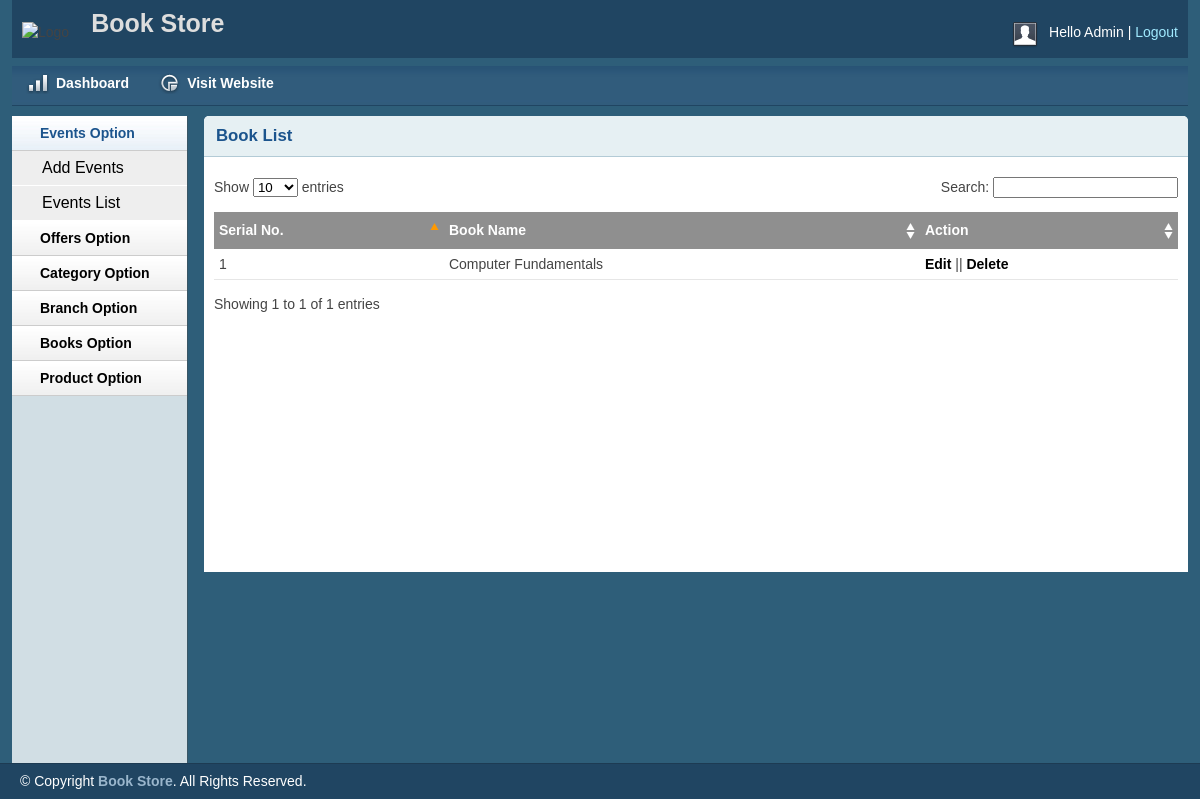
Before: /admin/booklist.php (signed in) with the older database file.
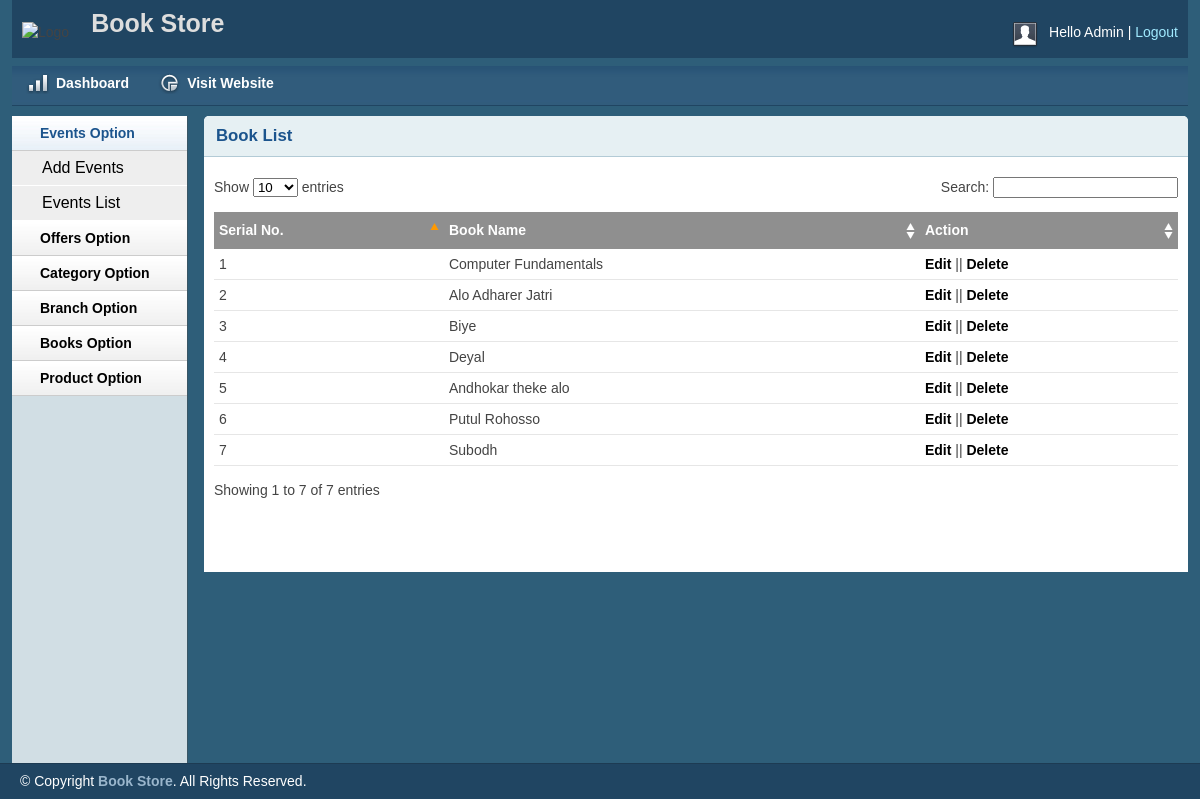
After: the same page with the newer database file.
### tables this page shows
CREATE TABLE IF NOT EXISTS `tbl_books` (
  `bookId` int(11) NOT NULL AUTO_INCREMENT,
  `bookName` varchar(200) NOT NULL,
  `authorName` varchar(500) NOT NULL,
  PRIMARY KEY (`bookId`)
);

### lib/Database.php (called while the page is built, shortened)
<?php
class Database{
	public $host   = DB_HOST;
	public $user   = DB_USER;
	public $pass   = DB_PASS;
	public $dbname = DB_NAME;
	public $link;
	private function connecDB()
	{
		$this->link = new mysqli($this->host, $this->user, $this->pass, $this->dbname);
	}
	public function select($query)
	{
		$result = $this->link->query($query) or die ($this->link->error.__LINE__);
		if($result->num_rows > 0){
			return $result;
		}
		else{
			return false;
		}
	}
}
?>

### admin/booklist.php (the view, shortened to what this page needs)
<?php include 'inc/header.php';?>
<?php include 'inc/sidebar.php';?>
        <div class="grid_10">
            <div class="box round first grid">
                <h2>Book List</h2>
                <div class="block">
                    <table class="data display datatable" id="example">
					<thead>
						<tr>
							<th>Serial No.</th>
							<th>Book Name</th>
							<th>Action</th>
						</tr>
					</thead>
					<tbody>
						<?php
							$query="select * from tbl_books";
							$selectData=$db->select($query);
							if($selectData)
							{
								$i=0;
								while($result=$selectData->fetch_assoc())
								{
									$i++;
						?>
									<tr class="odd gradeX">
										<td> <?php echo $i; ?> </td>
										<td> <?php echo $result['bookName']; ?> </td>
										<td><a href="editbook.php?editid=<?php echo $result['bookId'];?>">Edit</a> || <a onclick="return confirm('Are you sure to Delete! ');" href="deletebook.php?deleteid=<?php echo $result['bookId'];?>">Delete</a></td>
									</tr>
						<?php
								}
							}
						?>
					</tbody>
				</table>
               </div>
            </div>
        </div>
<?php include 'inc/footer.php';?>

Changed rows visible on the page:
added tbl_books: bookName "Alo Adharer Jatri"
added tbl_books: bookName "Biye"
added tbl_books: bookName "Deyal"
added tbl_books: bookName "Andhokar theke alo"
added tbl_books: bookName "Putul Rohosso"
added tbl_books: bookName "Subodh"
Other visible differences:
text written by a page script: "Show entries Search: Showing 1 to 1 of 1 entries" → "Show entries Search: Showing 1 to 7 of 7 entries"
